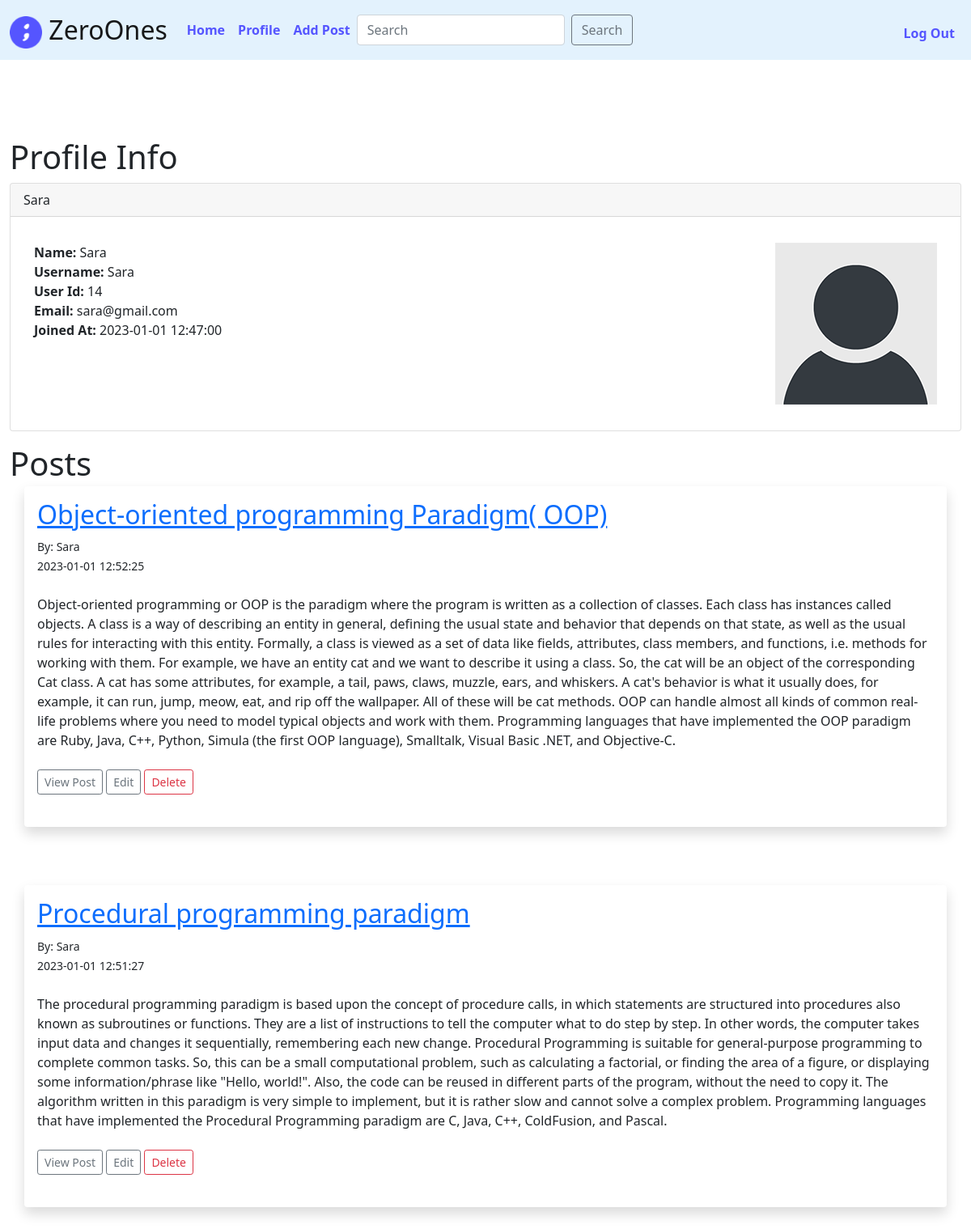
Screenshot of /user (signed in) with the database file from the repository.
### tables this page shows
CREATE TABLE users (id INTEGER PRIMARY KEY AUTOINCREMENT NOT NULL, name TEXT NOT NULL,email TEXT NOT NULL UNIQUE ,hash TEXT NOT NULL,date_joined DATETIME);

CREATE TABLE posts(post_id INTEGER PRIMARY KEY AUTOINCREMENT NOT NULL,title TEXT NOT NULL, tag TEXT NOT NULL UNIQUE, author_id INTEGER NOT NULL,author TEXT NOT NULL, content TEXT NOT NULL ,date_posted DATETIME,FOREIGN KEY(author_id) REFERENCES users(id));

### app.py (the view)
@app.route("/user")
def user():
   rows = db.execute("SELECT * FROM users WHERE id = ?", session["user_id"])
   user = rows[0]
   posts = db.execute("SELECT * FROM posts WHERE author_id = ? ORDER BY date_posted DESC", session["user_id"])
   if len(posts) >=1:
    return render_template("user.html",user=user, posts=posts)
   else:
    return render_template("user.html", user=user)

### app.py (called while the page is built)
@app.after_request
def after_request(response):
    response.headers["Cache-Control"] = "no-cache, no-store, must-revalidate"
    response.headers["Expires"] = 0
    response.headers["Pragma"] = "no-cache"
    return response

### templates/user.html (shortened to what this page needs)
{% extends 'layout.html' %}
{% block main2 %}
{% if session["user_id"]%}
<h1>Profile Info </h1>
<div class="card ">
  <div class="card-header">
    {{ user.name }}
  </div>
  <div class="card-body">
    <p class="card-text">
        <div class="container">
            <div class="row">
                <div class="col-8">
                    <strong>Name:</strong>
                    {{ user.name }}<br/>
                    <strong>Username:</strong>
                    {{ user.name }}<br/>
                    <strong>User Id:</strong>
                    {{ user.id }}<br/>
                    <strong>Email:</strong>
                    {{ user.email }}<br/>
                    <strong>Joined At:</strong>
                    {{ user.date_joined }}<br/>
                </div>
                <div class="col-4">
                    <img src="{{ url_for('static', filename='/default_profile.png')}}" width="200" align="right">
                </div>
            </div>
        </div>
    </p>
  </div>
</div>
    <h1 class="mt-3 mb-1">Posts</h1>
    {% for post in posts %}
<div class="shadow p-3 mb-5 bg-body rounded container-md">
	<h2><a href="{{ url_for('post', id=post.post_id)}}">{{ post.title }}</a></h2>
	<small>By: {{ post.author }}<br/>
		{{ post.date_posted }}</small> <br/><br/>
	{{ post.content|safe }}
	<br/><br/>
	<a href="{{ url_for('post', id=post.post_id)}}" class="btn btn-outline-secondary btn-sm">View Post</a>
	{% if post.author_id == session["user_id"] %}
	<a href="{{ url_for('edit_post', id=post.post_id)}}" class="btn btn-outline-secondary btn-sm">Edit</a>
	<a href="{{ url_for('delete_post', id=post.post_id)}}" class="btn btn-outline-danger btn-sm">Delete</a>
	{% endif %}
	<br/><br/>
</div>
<br/>
{% endfor %}
{%else %}
<h1>PLease Login First</h1>
<a href="/login">Log in</a>
<h1>if you did not register yet</h1>
<a href="/register"></a>
{% endif %}
{% endblock %}

### templates/layout.html (shortened to what this page needs)
<!DOCTYPE html>
<html lang="en">
    <head>
        <link href="https://cdn.jsdelivr.net/npm/bootstrap@5.1.3/dist/css/bootstrap.min.css" rel="stylesheet">
        <link href="/static/styles.css" rel="stylesheet">
    </head>
    <body>
          <nav class="navbar navbar-expand-lg navbar-light " style="background-color:#e3f2fd;">
            <div class="container-fluid">
                <a class="navbar-brand" href="/">
                    <img src="/static/favicon2.ico" width="40" height="40">
                    ZeroOnes
                  </a>
              <div class="collapse navbar-collapse" id="navbarTogglerDemo02">
                {% if session["user_id"] %}
                <ul class="navbar-nav  mb-2 mb-lg-0">
                  <li class="nav-item">
                    <a class="nav-link active" aria-current="page"  style="color:#55F;font-weight:bold" href="/">Home</a>
                  </li>
                  <li class="nav-item">
                    <a class="nav-link" href="{{url_for('user')}}"  style="color:#55F;font-weight:bold">Profile</a>
                  </li>
                  <li class="nav-item">
                    <a class="nav-link" href="/addpost"  style="color:#55F;font-weight:bold">Add Post</a>
                  </li>
                </ul>
                <form class="d-flex" action="/search">
                  <input class="form-control me-2" type="search" placeholder="Search"  name="q" aria-label="Search">
                  <button class="btn btn-outline-secondary"  type="submit">Search</button>
                </form>
                <ul class="navbar-nav ms-auto mt-2">
                    <li class="nav-item"><a class="nav-link"  style="color:#55F;font-weight:bold" href="/logout">Log Out</a></li>
                </ul>
                {% endif %}
              </div>
            </div>
          </nav>
          <main class="container-fluid py-5 text-center">
         </main>
         <main class="container-fluid ">
            {% block main2 %}{% endblock %}
          </main>
    </body>
</html>

### static/styles.css (style rules this page uses)
nav .navbar-brand { font-size: xx-large; }

### rows the page displays
users: name "Sara", id "14", email "sara@gmail.com", date_joined "2023-01-01 12:47:00"
posts: title "Object-oriented programming Paradigm( OOP)", author "Sara", date_posted "2023-01-01 12:52:25", content "Object-oriented programming or OOP is the paradigm where the program is written as a collection of classes. Each class has instances called objects. A class is a way of describing an entity in general, defining the usual state and behavior that depends on that state, as well as the usual rules for interacting with this entity. Formally, a class is viewed as a set of data like fields, attributes, class members, and functions, i.e. methods for working with them. For example, we have an entity cat and we want to describe it using a class. So, the cat will be an object of the corresponding Cat class. A cat has some attributes, for example, a tail, paws, claws, muzzle, ears, and whiskers. A…"
posts: title "Procedural programming paradigm", author "Sara", date_posted "2023-01-01 12:51:27", content "The procedural programming paradigm is based upon the concept of procedure calls, in which statements are structured into procedures also known as subroutines or functions. They are a list of instructions to tell the computer what to do step by step. In other words, the computer takes input data and changes it sequentially, remembering each new change. Procedural Programming is suitable for general-purpose programming to complete common tasks. So, this can be a small computational problem, such as calculating a factorial, or finding the area of a figure, or displaying some information/phrase like \"Hello, world!\". Also, the code can be reused in different parts of the program, without the…"
